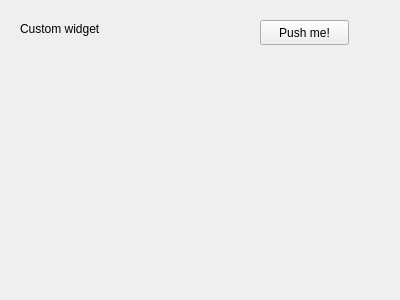
<?xml version="1.0" encoding="UTF-8"?>
<ui version="4.0">
 <class>Form</class>
 <widget class="QWidget" name="Form">
  <property name="geometry">
   <rect>
    <x>0</x>
    <y>0</y>
    <width>400</width>
    <height>300</height>
   </rect>
  </property>
  <property name="windowTitle">
   <string>Form</string>
  </property>
  <widget class="QLabel" name="label">
   <property name="geometry">
    <rect>
     <x>20</x>
     <y>20</y>
     <width>131</width>
     <height>17</height>
    </rect>
   </property>
   <property name="text">
    <string>Custom widget</string>
   </property>
  </widget>
  <widget class="QPushButton" name="pushButton">
   <property name="geometry">
    <rect>
     <x>260</x>
     <y>20</y>
     <width>89</width>
     <height>25</height>
    </rect>
   </property>
   <property name="text">
    <string>Push me!</string>
   </property>
  </widget>
 </widget>
 <resources/>
 <connections/>
</ui>
